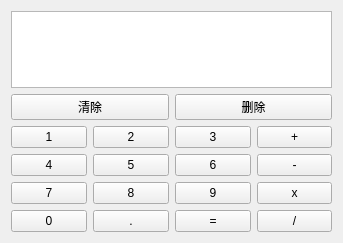
<?xml version="1.0" encoding="UTF-8"?>
<ui version="4.0">
 <class>Form</class>
 <widget class="QWidget" name="Form">
  <property name="geometry">
   <rect>
    <x>0</x>
    <y>0</y>
    <width>343</width>
    <height>243</height>
   </rect>
  </property>
  <property name="minimumSize">
   <size>
    <width>200</width>
    <height>120</height>
   </size>
  </property>
  <property name="windowTitle">
   <string>Form</string>
  </property>
  <layout class="QVBoxLayout" name="verticalLayout_2">
   <item>
    <widget class="QPlainTextEdit" name="textOutput"/>
   </item>
   <item>
    <layout class="QHBoxLayout" name="horizontalLayout_5">
     <item>
      <widget class="QPushButton" name="buttonClear">
       <property name="text">
        <string>清除</string>
       </property>
      </widget>
     </item>
     <item>
      <widget class="QPushButton" name="buttonDel">
       <property name="text">
        <string>删除</string>
       </property>
      </widget>
     </item>
    </layout>
   </item>
   <item>
    <layout class="QVBoxLayout" name="verticalLayout">
     <item>
      <layout class="QHBoxLayout" name="horizontalLayout">
       <item>
        <widget class="QPushButton" name="button1">
         <property name="text">
          <string>1</string>
         </property>
        </widget>
       </item>
       <item>
        <widget class="QPushButton" name="button2">
         <property name="text">
          <string>2</string>
         </property>
        </widget>
       </item>
       <item>
        <widget class="QPushButton" name="button3">
         <property name="text">
          <string>3</string>
         </property>
        </widget>
       </item>
       <item>
        <widget class="QPushButton" name="buttonAdd">
         <property name="text">
          <string>+</string>
         </property>
        </widget>
       </item>
      </layout>
     </item>
     <item>
      <layout class="QHBoxLayout" name="horizontalLayout_2">
       <item>
        <widget class="QPushButton" name="button4">
         <property name="text">
          <string>4</string>
         </property>
        </widget>
       </item>
       <item>
        <widget class="QPushButton" name="button5">
         <property name="text">
          <string>5</string>
         </property>
        </widget>
       </item>
       <item>
        <widget class="QPushButton" name="button6">
         <property name="text">
          <string>6</string>
         </property>
        </widget>
       </item>
       <item>
        <widget class="QPushButton" name="buttonMinus">
         <property name="text">
          <string>-</string>
         </property>
        </widget>
       </item>
      </layout>
     </item>
     <item>
      <layout class="QHBoxLayout" name="horizontalLayout_3">
       <item>
        <widget class="QPushButton" name="button7">
         <property name="text">
          <string>7</string>
         </property>
        </widget>
       </item>
       <item>
        <widget class="QPushButton" name="button8">
         <property name="text">
          <string>8</string>
         </property>
        </widget>
       </item>
       <item>
        <widget class="QPushButton" name="button9">
         <property name="text">
          <string>9</string>
         </property>
        </widget>
       </item>
       <item>
        <widget class="QPushButton" name="buttonMul">
         <property name="text">
          <string>x</string>
         </property>
        </widget>
       </item>
      </layout>
     </item>
     <item>
      <layout class="QHBoxLayout" name="horizontalLayout_4">
       <item>
        <widget class="QPushButton" name="button0">
         <property name="text">
          <string>0</string>
         </property>
        </widget>
       </item>
       <item>
        <widget class="QPushButton" name="buttonPoint">
         <property name="text">
          <string>.</string>
         </property>
        </widget>
       </item>
       <item>
        <widget class="QPushButton" name="buttonEqual">
         <property name="text">
          <string>=</string>
         </property>
        </widget>
       </item>
       <item>
        <widget class="QPushButton" name="buttonDiv">
         <property name="text">
          <string>/</string>
         </property>
        </widget>
       </item>
      </layout>
     </item>
    </layout>
   </item>
  </layout>
 </widget>
 <resources/>
 <connections/>
</ui>
